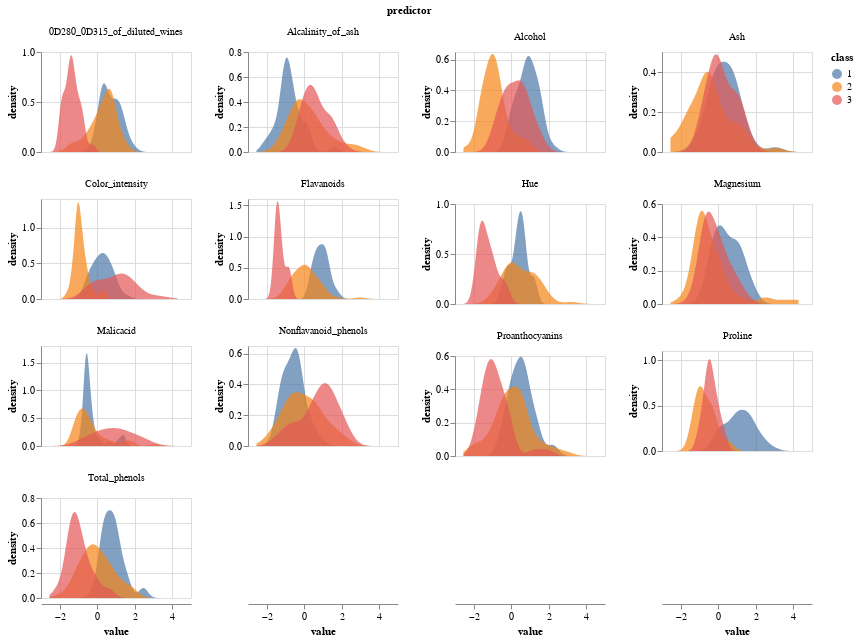

Here is the notebook cell this chart was saved with:
### Code cell
#Density plot for each numerical variable. Code adapted from https://github.com/ttimbers/breast_cancer_predictor_py

# melt for plotting via facets 
wine_melted = scaled_wine_train.melt(
    id_vars=['class'],
    var_name='predictor',
    value_name='value'
)
wine_melted

#Plot the distribution of each feature for each class of wine
alt.Chart(wine_melted, width=150, height=100).transform_density(
    'value',
    groupby=['class', 'predictor']
).mark_area(opacity=0.7).encode(
    x=alt.X("value:Q"),
    y=alt.Y('density:Q').stack(False),
    color='class:N'
).facet(
    'predictor:N',
    columns=4
).resolve_scale(
    y='independent'
)

### Figure 1 — Vega-Lite specification as saved in the notebook (floating-point values rounded to 4 significant figures; data arrays with more than 128 entries replaced by an {"elided": "..."} marker saying what was removed)
{"config": {"view": {"continuousWidth": 300, "continuousHeight": 300}}, "data": {"name": "data-635e5fc7cc5661e8def01ac9b0ff8507"}, "facet": {"field": "predictor", "type": "nominal"}, "spec": {"mark": {"type": "area", "opacity": 0.7}, "encoding": {"color": {"field": "class", "type": "nominal"}, "x": {"field": "value", "type": "quantitative"}, "y": {"field": "density", "stack": false, "type": "quantitative"}}, "height": 100, "transform": [{"density": "value", "groupby": ["class", "predictor"]}], "width": 150}, "columns": 4, "resolve": {"scale": {"y": "independent"}}, "$schema": "https://vega.github.io/schema/vega-lite/v5.15.1.json", "datasets": {"data-635e5fc7cc5661e8def01ac9b0ff8507": {"elided": "1612 records"}}}
